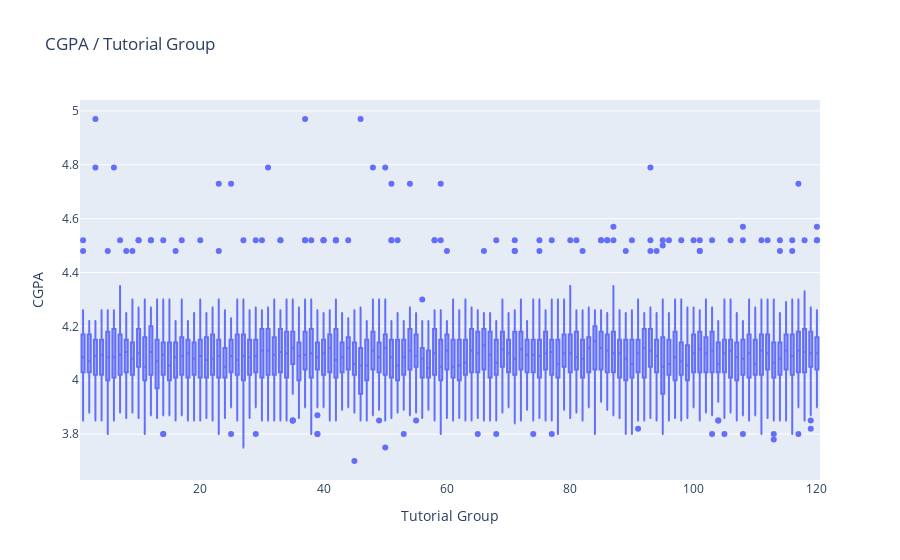

The notebook cell saved with this chart:
### Markdown cell above
#### Data Analysis with Graphs from Plotly

### Code cell
# Graph Visualization functions using Plotly
def showCGPAPerGroup():
    cgpa = []
    tgrp = []
    for student in sortCGPA(studentList):
        cgpa.append(student.cgpa)
        tgrp.append(student.tutorialGrp)

    # Make it into a readable box plot using the python arrays above
    boxTrace = go.Box(
        x = tgrp,
        y = cgpa,
        name = 'CGPA / Tutorial Group'
    )

    # Initialize the graph object with go.Figure()
    fig = go.Figure(boxTrace)
    fig.update_layout(
        title="CGPA / Tutorial Group",
        xaxis_title="Tutorial Group",
        yaxis_title="CGPA") # Name the title of the graph
    fig.show() # Show the graph
    
showCGPAPerGroup()

### Figure 1 — Plotly figure (JSON) as saved in the notebook; plotly's stock layout.template omitted (floating-point values rounded to 4 significant figures; data arrays with more than 128 entries replaced by an {"elided": "..."} marker saying what was removed)
{"data": [{"name": "CGPA / Tutorial Group", "type": "box", "x": {"elided": "6000 int values"}, "y": {"elided": "6000 float values"}}], "layout": {"title": {"text": "CGPA / Tutorial Group"}, "xaxis": {"title": {"text": "Tutorial Group"}}, "yaxis": {"title": {"text": "CGPA"}}}}
